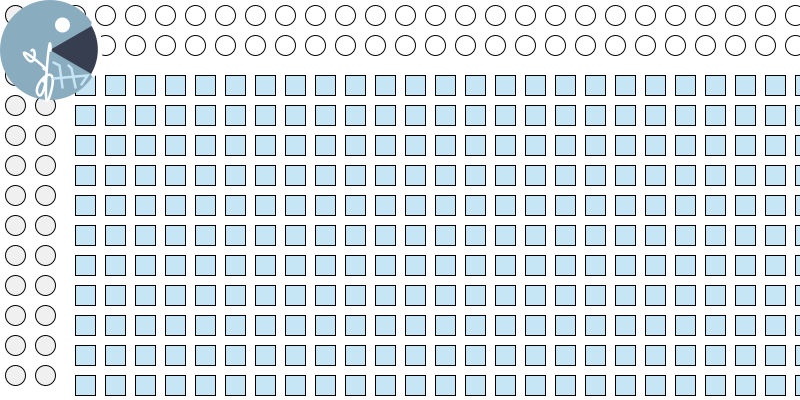
Frame 1 (no input)
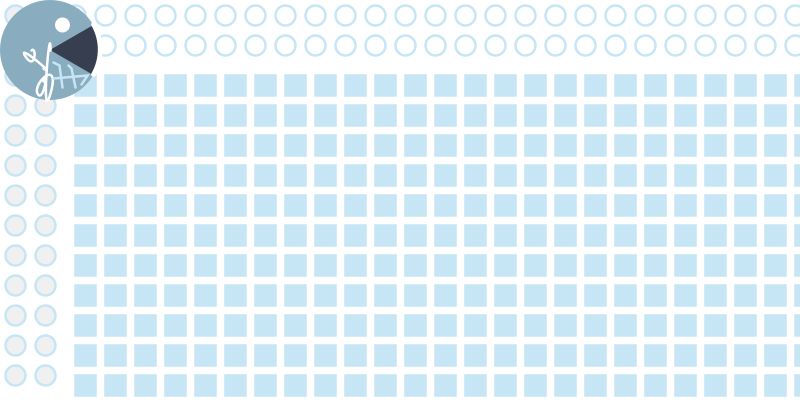
Frame 60 (the mouse pressed at the canvas centre just before this capture)
Frame 120 (the mouse held since frame 60 and released just before this capture): identical to frame 60, image omitted

The Processing sketch that drew these frames (run headless with seeded random() and noise(); from frame 60 on, the mouse is pressed at the canvas centre):

// Processing sketch: processing_69315
// ── processing_69315.pde

// Homework #2, 48-757, 11:30AM
// Copyright M. Yvonne Hidle
// M. Yvonne Hidle
// yvonnehidle@gmail.com

// arrow keys (up, down, right, and left) move pacman
// position of pacman changes shapes and colors in the background


// variables stated
float circleX;
float circleY;
float circleW;
float circleH;
float pmouthA;
float pmouthB;
float eyeColor;
float dotX;
float dotY;

// setting up the drawing
void setup () {

  // basic parameters
  background(255);
  size(800, 400);
  smooth();
  frameRate(60);

  // variables starting
  circleX = 50;
  circleY = 50;
  circleW = 100;
  circleH = circleW;
  pmouthA = radians(-30);
  pmouthB = radians(30);
  eyeColor = 255;
  dotX = 30;
  dotY = 30;
}


// the drawing
void draw () {

  // basic parameters
  background(255);

  // setup dots
  for (float dotYY=dotY/2; dotYY < 399; dotYY+=dotY) {
    for (float dotXX=dotX/2; dotXX < 799; dotXX+=dotX) {

      if (circleX > dotXX) {
        fill(240);
        ellipse(dotXX, dotYY, 20, 20);
      }

      else if (circleY > dotYY) {
        fill(255);
        ellipse(dotXX, dotYY, 20, 20);
      }

      else {
        fill(198, 229, 245);
        rect(dotXX,dotYY,20,20);
      }
    }
  }

  //drawing pacman
  // PACMAN Head
  ellipseMode(CENTER);
  fill(137, 172, 191);
  noStroke();
  ellipse(circleX, circleY, circleW, circleH);
  // PACMAN Mouth
  fill(54, 62, 79);
  stroke(255);
  strokeWeight(circleW/210*10);
  arc(circleX, circleY, circleW, circleH, pmouthA, pmouthB);
  //PACMAN Eye
  float eyeY, eyeX;
  eyeY = circleY-circleH/4;
  eyeX = circleX+circleW/8;
  noStroke();
  fill(eyeColor);
  ellipse(eyeX, eyeY, circleW*.15, circleH*.15);

  // Intials Y
  // Y - first leg
  float changeStroke;
  changeStroke = circleW/160;
  stroke(255);
  strokeWeight(4*changeStroke);
  noFill();
  beginShape();
  curveTightness(6);
  curveVertex(circleX-circleW/5.333333333, circleY);
  curveVertex(circleX-circleW/5.333333333, circleY);
  curveVertex(circleX-circleW/4, circleY+circleH/16);
  curveVertex(circleX-circleW/16, circleY+circleH/5.333333333);
  curveVertex(circleX-circleW/16, circleY+circleH/5.333333333);
  endShape();
  // Y - second leg curve
  beginShape();
  curveTightness(6);
  curveVertex(circleX, circleY);
  curveVertex(circleX, circleY);
  curveVertex(circleX, circleY+circleH/2.285714286);
  curveVertex(circleX-circleW/8, circleY+circleH/2.285714286);
  curveVertex(circleX-circleW/16, circleY+circleH/3.2);
  curveVertex(circleX-circleW/16, circleY+circleH/3.2);
  endShape();
  // H - first leg
  stroke(198, 229, 245);
  beginShape();
  curveTightness(1);
  curveVertex(circleX+circleW/32, circleY+circleH/8);
  curveVertex(circleX+circleW/32, circleY+circleH/8);
  curveVertex(circleX+circleW/10.66666667, circleY+circleH/6.4);
  curveVertex(circleX+circleW/8, circleY+circleH/2.666666667);
  curveVertex(circleX+circleW/8, circleY+circleH/2.666666667);
  endShape();
  // H - second leg
  beginShape();
  curveTightness(1);
  curveVertex(circleX+circleW/5.333333333, circleY+circleH/6.4);
  curveVertex(circleX+circleW/5.333333333, circleY+circleH/6.4);
  curveVertex(circleX+circleW/4.571428571, circleY+circleH/5.333333333);
  curveVertex(circleX+circleW/4, circleY+circleH/2.666666667);
  curveVertex(circleX+circleW/4, circleY+circleH/2.666666667);
  endShape();
  // H - middle leg
  beginShape();
  curveTightness(1);
  curveVertex(circleX+circleW/32, circleY+circleH/3.555555556);
  curveVertex(circleX+circleW/32, circleY+circleH/3.555555556);
  curveVertex(circleX+circleW/2.666666667, circleY+circleH/4);
  curveVertex(circleX+circleW/3.2, circleY+circleH/2.909090909);
  curveVertex(circleX+circleW/3.2, circleY+circleH/2.909090909);
  endShape();
}


//moving pacman with arrow keys
void keyPressed() {
  if (key == CODED) {

    if (keyCode == UP) {
      circleY = circleY-10;
      circleY = constrain(circleY, 0, height);
      pmouthA = radians(random(-30, 0));
      pmouthB = radians(random(0, 30));
    } 
    else if (keyCode == DOWN) {
      circleY = circleY+10;
      circleY = constrain(circleY, 0, height);
      pmouthA = radians(random(-30, 0));
      pmouthB = radians(random(0, 30));
    }
    else if (keyCode == LEFT) {
      circleX = circleX-10;
      circleX = constrain(circleX, 0, width);
      pmouthA = radians(random(-30, 0));
      pmouthB = radians(random(0, 30));
    }
    else if (keyCode == RIGHT) {
      circleX = circleX+10;
      circleX = constrain(circleX, 0, width);
      pmouthA = radians(random(-30, 0));
      pmouthB = radians(random(0, 30));
    }
    else {
      circleY = circleY;
      circleX = circleX;
    }
  }
}
